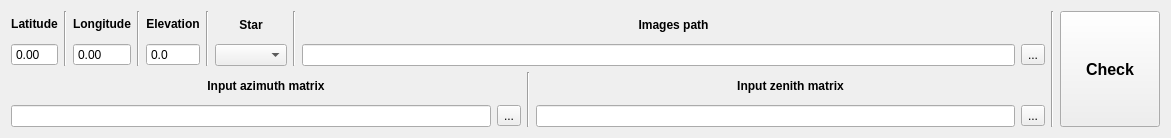
                    <widget class="QWidget" name="horizontalLayoutWidget_2">
                        <property name="geometry">
                            <rect>
                                <x>20</x>
                                <y>10</y>
                                <width>1171</width>
                                <height>138</height>
                            </rect>
                        </property>
                        <layout class="QHBoxLayout" name="horizontalLayout_2">
                            <item>
                                <layout class="QVBoxLayout" name="verticalLayout_34">
                                    <item>
                                        <layout class="QHBoxLayout" name="input_layout_identify_auto_2">
                                            <item>
                                                <layout class="QVBoxLayout" name="verticalLayout_22">
                                                    <property name="spacing">
                                                        <number>6</number>
                                                    </property>
                                                    <property name="sizeConstraint">
                                                        <enum>QLayout::SetMinAndMaxSize</enum>
                                                    </property>
                                                    <property name="rightMargin">
                                                        <number>0</number>
                                                    </property>
                                                    <item>
                                                        <widget class="QLabel" name="label_lat_util">
                                                            <property name="font">
                                                                <font>
                                                                    <weight>75</weight>
                                                                    <bold>true</bold>
                                                                </font>
                                                            </property>
                                                            <property name="text">
                                                                <string>Latitude</string>
                                                            </property>
                                                            <property name="alignment">
                                                                <set>Qt::AlignCenter</set>
                                                            </property>
                                                        </widget>
                                                    </item>
                                                    <item>
                                                        <widget class="QDoubleSpinBox" name="latitude_util">
                                                            <property name="locale">
                                                                <locale language="English" country="UnitedStates"/>
                                                            </property>
                                                            <property name="buttonSymbols">
                                                                <enum>QAbstractSpinBox::NoButtons</enum>
                                                            </property>
                                                            <property name="specialValueText">
                                                                <string notr="true"/>
                                                            </property>
                                                            <property name="minimum">
                                                                <double>-90.000000000000000</double>
                                                            </property>
                                                            <property name="maximum">
                                                                <double>90.000000000000000</double>
                                                            </property>
                                                        </widget>
                                                    </item>
                                                </layout>
                                            </item>
                                            <item>
                                                <widget class="Line" name="line_22">
                                                    <property name="orientation">
                                                        <enum>Qt::Vertical</enum>
                                                    </property>
                                                </widget>
                                            </item>
                                            <item>
                                                <layout class="QVBoxLayout" name="verticalLayout_28">
                                                    <item>
                                                        <widget class="QLabel" name="label_lon_util">
                                                            <property name="font">
                                                                <font>
                                                                    <weight>75</weight>
                                                                    <bold>true</bold>
                                                                </font>
                                                            </property>
                                                            <property name="text">
                                                                <string>Longitude</string>
                                                            </property>
                                                            <property name="alignment">
                                                                <set>Qt::AlignCenter</set>
                                                            </property>
                                                        </widget>
                                                    </item>
                                                    <item>
                                                        <widget class="QDoubleSpinBox" name="longitude_util">
                                                            <property name="minimumSize">
                                                                <size>
                                                                    <width>0</width>
                                                                    <height>0</height>
                                                                </size>
                                                            </property>
                                                            <property name="locale">
                                                                <locale language="English" country="UnitedStates"/>
                                                            </property>
                                                            <property name="buttonSymbols">
                                                                <enum>QAbstractSpinBox::NoButtons</enum>
                                                            </property>
                                                            <property name="minimum">
                                                                <double>-180.000000000000000</double>
                                                            </property>
                                                            <property name="maximum">
                                                                <double>180.000000000000000</double>
                                                            </property>
                                                        </widget>
                                                    </item>
                                                </layout>
                                            </item>
                                            <item>
                                                <widget class="Line" name="line_29">
                                                    <property name="orientation">
                                                        <enum>Qt::Vertical</enum>
                                                    </property>
                                                </widget>
                                            </item>
                                            <item>
                                                <layout class="QVBoxLayout" name="verticalLayout_29">
                                                    <item>
                                                        <widget class="QLabel" name="label_elev_util">
                                                            <property name="font">
                                                                <font>
                                                                    <weight>75</weight>
                                                                    <bold>true</bold>
                                                                </font>
                                                            </property>
                                                            <property name="text">
                                                                <string>Elevation</string>
                                                            </property>
                                                            <property name="alignment">
                                                                <set>Qt::AlignCenter</set>
                                                            </property>
                                                        </widget>
                                                    </item>
                                                    <item>
                                                        <widget class="QDoubleSpinBox" name="elevation_util">
                                                            <property name="locale">
                                                                <locale language="English" country="UnitedStates"/>
                                                            </property>
                                                            <property name="buttonSymbols">
                                                                <enum>QAbstractSpinBox::NoButtons</enum>
                                                            </property>
                                                            <property name="decimals">
                                                                <number>1</number>
                                                            </property>
                                                            <property name="maximum">
                                                                <double>8000.000000000000000</double>
                                                            </property>
                                                        </widget>
                                                    </item>
                                                </layout>
                                            </item>
                                            <item>
                                                <widget class="Line" name="line_30">
                                                    <property name="orientation">
                                                        <enum>Qt::Vertical</enum>
                                                    </property>
                                                </widget>
                                            </item>
                                            <item>
                                                <layout class="QVBoxLayout" name="verticalLayout_30">
                                                    <item>
                                                        <widget class="QLabel" name="label_star_util">
                                                            <property name="font">
                                                                <font>
                                                                    <weight>75</weight>
                                                                    <bold>true</bold>
                                                                </font>
                                                            </property>
                                                            <property name="text">
                                                                <string>Star</string>
                                                            </property>
                                                            <property name="alignment">
                                                                <set>Qt::AlignCenter</set>
                                                            </property>
                                                        </widget>
                                                    </item>
                                                    <item>
                                                        <widget class="QComboBox" name="stars_util"/>
                                                    </item>
                                                </layout>
                                            </item>
                                            <item>
                                                <widget class="Line" name="line_43">
                                                    <property name="orientation">
                                                        <enum>Qt::Vertical</enum>
                                                    </property>
                                                </widget>
                                            </item>
                                            <item>
                                                <layout class="QVBoxLayout" name="verticalLayout_33">
                                                    <item>
                                                        <widget class="QLabel" name="label_image_util">
                                                            <property name="font">
                                                                <font>
                                                                    <weight>75</weight>
                                                                    <bold>true</bold>
                                                                </font>
                                                            </property>
                                                            <property name="text">
                                                                <string>Images path</string>
                                                            </property>
                                                            <property name="alignment">
                                                                <set>Qt::AlignCenter</set>
                                                            </property>
                                                        </widget>
                                                    </item>
                                                    <item>
                                                        <layout class="QHBoxLayout" name="horizontalLayout_16">
                                                            <item>
                                                                <widget class="QLineEdit" name="images_path_util"/>
                                                            </item>
                                                            <item>
                                                                <widget class="QToolButton" name="images_path_btn_util">
                                                                    <property name="text">
                                                                        <string>...</string>
                                                                    </property>
                                                                </widget>
                                                            </item>
                                                        </layout>
                                                    </item>
                                                </layout>
                                            </item>
                                        </layout>
                                    </item>
                                    <item>
                                        <layout class="QHBoxLayout" name="layout_input_matrix_auto_2">
                                            <item>
                                                <layout class="QVBoxLayout" name="verticalLayout_36">
                                                    <item>
                                                        <widget class="QLabel" name="label_azimut_util">
                                                            <property name="enabled">
                                                                <bool>true</bool>
                                                            </property>
                                                            <property name="font">
                                                                <font>
                                                                    <weight>75</weight>
                                                                    <bold>true</bold>
                                                                </font>
                                                            </property>
                                                            <property name="text">
                                                                <string>Input azimuth matrix</string>
                                                            </property>
                                                            <property name="alignment">
                                                                <set>Qt::AlignCenter</set>
                                                            </property>
                                                        </widget>
                                                    </item>
                                                    <item>
                                                        <layout class="QHBoxLayout" name="horizontalLayout_21">
                                                            <item>
                                                                <widget class="QLineEdit" name="input_azimut_util">
                                                                    <property name="enabled">
                                                                        <bool>true</bool>
                                                                    </property>
                                                                </widget>
                                                            </item>
                                                            <item>
                                                                <widget class="QToolButton"
                                                                        name="input_azimut_btn_util">
                                                                    <property name="enabled">
                                                                        <bool>true</bool>
                                                                    </property>
                                                                    <property name="text">
                                                                        <string>...</string>
                                                                    </property>
                                                                </widget>
                                                            </item>
                                                        </layout>
                                                    </item>
                                                </layout>
                                            </item>
                                            <item>
                                                <widget class="Line" name="line_46">
                                                    <property name="orientation">
                                                        <enum>Qt::Vertical</enum>
                                                    </property>
                                                </widget>
                                            </item>
                                            <item>
                                                <layout class="QVBoxLayout" name="verticalLayout_37">
                                                    <item>
                                                        <widget class="QLabel" name="label_zenit_util">
                                                            <property name="enabled">
                                                                <bool>true</bool>
                                                            </property>
                                                            <property name="font">
                                                                <font>
                                                                    <weight>75</weight>
                                                                    <bold>true</bold>
                                                                </font>
                                                            </property>
                                                            <property name="text">
                                                                <string>Input zenith matrix</string>
                                                            </property>
                                                            <property name="alignment">
                                                                <set>Qt::AlignCenter</set>
                                                            </property>
                                                        </widget>
                                                    </item>
                                                    <item>
                                                        <layout class="QHBoxLayout" name="horizontalLayout_22">
                                                            <item>
                                                                <widget class="QLineEdit" name="input_zenit_util">
                                                                    <property name="enabled">
                                                                        <bool>true</bool>
                                                                    </property>
                                                                </widget>
                                                            </item>
                                                            <item>
                                                                <widget class="QToolButton" name="input_zenit_btn_util">
                                                                    <property name="enabled">
                                                                        <bool>true</bool>
                                                                    </property>
                                                                    <property name="text">
                                                                        <string>...</string>
                                                                    </property>
                                                                </widget>
                                                            </item>
                                                        </layout>
                                                    </item>
                                                </layout>
                                            </item>
                                        </layout>
                                    </item>
                                </layout>
                            </item>
                            <item>
                                <widget class="Line" name="line_44">
                                    <property name="orientation">
                                        <enum>Qt::Vertical</enum>
                                    </property>
                                </widget>
                            </item>
                            <item>
                                <widget class="QPushButton" name="check_btn">
                                    <property name="sizePolicy">
                                        <sizepolicy hsizetype="Fixed" vsizetype="Expanding">
                                            <horstretch>0</horstretch>
                                            <verstretch>0</verstretch>
                                        </sizepolicy>
                                    </property>
                                    <property name="minimumSize">
                                        <size>
                                            <width>100</width>
                                            <height>0</height>
                                        </size>
                                    </property>
                                    <property name="font">
                                        <font>
                                            <pointsize>12</pointsize>
                                            <weight>75</weight>
                                            <bold>true</bold>
                                        </font>
                                    </property>
                                    <property name="text">
                                        <string>Check</string>
                                    </property>
                                </widget>
                            </item>
                        </layout>
                    </widget>
